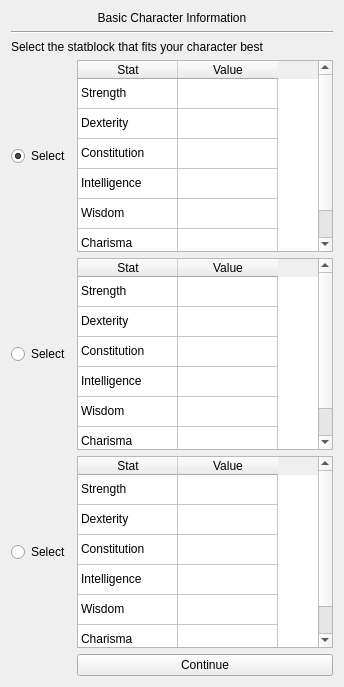
      <widget class="QWidget" name="wave1Results">
       <layout class="QGridLayout" name="gridLayout_4">
        <item row="4" column="0">
         <widget class="QRadioButton" name="selectBtn2">
          <property name="text">
           <string>Select</string>
          </property>
          <attribute name="buttonGroup">
           <string notr="true">statblockGroup</string>
          </attribute>
         </widget>
        </item>
        <item row="5" column="0">
         <widget class="QRadioButton" name="selectBtn3">
          <property name="text">
           <string>Select</string>
          </property>
          <attribute name="buttonGroup">
           <string notr="true">statblockGroup</string>
          </attribute>
         </widget>
        </item>
        <item row="3" column="0">
         <widget class="QRadioButton" name="selectBtn1">
          <property name="text">
           <string>Select</string>
          </property>
          <property name="checked">
           <bool>true</bool>
          </property>
          <attribute name="buttonGroup">
           <string notr="true">statblockGroup</string>
          </attribute>
         </widget>
        </item>
        <item row="3" column="1">
         <widget class="QTableWidget" name="statblock1">
          <property name="editTriggers">
           <set>QAbstractItemView::NoEditTriggers</set>
          </property>
          <property name="rowCount">
           <number>6</number>
          </property>
          <property name="columnCount">
           <number>2</number>
          </property>
          <attribute name="verticalHeaderVisible">
           <bool>false</bool>
          </attribute>
          <row/>
          <row/>
          <row/>
          <row/>
          <row/>
          <row/>
          <column>
           <property name="text">
            <string>Stat</string>
           </property>
          </column>
          <column>
           <property name="text">
            <string>Value</string>
           </property>
          </column>
          <item row="0" column="0">
           <property name="text">
            <string>Strength</string>
           </property>
          </item>
          <item row="1" column="0">
           <property name="text">
            <string>Dexterity</string>
           </property>
          </item>
          <item row="1" column="1">
           <property name="text">
            <string/>
           </property>
          </item>
          <item row="2" column="0">
           <property name="text">
            <string>Constitution</string>
           </property>
          </item>
          <item row="2" column="1">
           <property name="text">
            <string/>
           </property>
          </item>
          <item row="3" column="0">
           <property name="text">
            <string>Intelligence</string>
           </property>
          </item>
          <item row="3" column="1">
           <property name="text">
            <string/>
           </property>
          </item>
          <item row="4" column="0">
           <property name="text">
            <string>Wisdom</string>
           </property>
          </item>
          <item row="4" column="1">
           <property name="text">
            <string/>
           </property>
          </item>
          <item row="5" column="0">
           <property name="text">
            <string>Charisma</string>
           </property>
          </item>
         </widget>
        </item>
        <item row="4" column="1">
         <widget class="QTableWidget" name="statblock2">
          <property name="editTriggers">
           <set>QAbstractItemView::NoEditTriggers</set>
          </property>
          <property name="rowCount">
           <number>6</number>
          </property>
          <property name="columnCount">
           <number>2</number>
          </property>
          <attribute name="verticalHeaderVisible">
           <bool>false</bool>
          </attribute>
          <row/>
          <row/>
          <row/>
          <row/>
          <row/>
          <row/>
          <column>
           <property name="text">
            <string>Stat</string>
           </property>
          </column>
          <column>
           <property name="text">
            <string>Value</string>
           </property>
          </column>
          <item row="0" column="0">
           <property name="text">
            <string>Strength</string>
           </property>
          </item>
          <item row="0" column="1">
           <property name="text">
            <string/>
           </property>
          </item>
          <item row="1" column="0">
           <property name="text">
            <string>Dexterity</string>
           </property>
          </item>
          <item row="1" column="1">
           <property name="text">
            <string/>
           </property>
          </item>
          <item row="2" column="0">
           <property name="text">
            <string>Constitution</string>
           </property>
          </item>
          <item row="2" column="1">
           <property name="text">
            <string/>
           </property>
          </item>
          <item row="3" column="0">
           <property name="text">
            <string>Intelligence</string>
           </property>
          </item>
          <item row="3" column="1">
           <property name="text">
            <string/>
           </property>
          </item>
          <item row="4" column="0">
           <property name="text">
            <string>Wisdom</string>
           </property>
          </item>
          <item row="4" column="1">
           <property name="text">
            <string/>
           </property>
          </item>
          <item row="5" column="0">
           <property name="text">
            <string>Charisma</string>
           </property>
          </item>
         </widget>
        </item>
        <item row="5" column="1">
         <widget class="QTableWidget" name="statblock3">
          <property name="editTriggers">
           <set>QAbstractItemView::NoEditTriggers</set>
          </property>
          <property name="rowCount">
           <number>6</number>
          </property>
          <property name="columnCount">
           <number>2</number>
          </property>
          <attribute name="verticalHeaderVisible">
           <bool>false</bool>
          </attribute>
          <row/>
          <row/>
          <row/>
          <row/>
          <row/>
          <row/>
          <column>
           <property name="text">
            <string>Stat</string>
           </property>
          </column>
          <column>
           <property name="text">
            <string>Value</string>
           </property>
          </column>
          <item row="0" column="0">
           <property name="text">
            <string>Strength</string>
           </property>
          </item>
          <item row="0" column="1">
           <property name="text">
            <string/>
           </property>
          </item>
          <item row="1" column="0">
           <property name="text">
            <string>Dexterity</string>
           </property>
          </item>
          <item row="1" column="1">
           <property name="text">
            <string/>
           </property>
          </item>
          <item row="2" column="0">
           <property name="text">
            <string>Constitution</string>
           </property>
          </item>
          <item row="2" column="1">
           <property name="text">
            <string/>
           </property>
          </item>
          <item row="3" column="0">
           <property name="text">
            <string>Intelligence</string>
           </property>
          </item>
          <item row="3" column="1">
           <property name="text">
            <string/>
           </property>
          </item>
          <item row="4" column="0">
           <property name="text">
            <string>Wisdom</string>
           </property>
          </item>
          <item row="4" column="1">
           <property name="text">
            <string/>
           </property>
          </item>
          <item row="5" column="0">
           <property name="text">
            <string>Charisma</string>
           </property>
          </item>
         </widget>
        </item>
        <item row="6" column="1">
         <widget class="QPushButton" name="wave1EndBtn">
          <property name="text">
           <string>Continue</string>
          </property>
         </widget>
        </item>
        <item row="2" column="0" colspan="2">
         <widget class="QLabel" name="statblockLabel">
          <property name="text">
           <string>Select the statblock that fits your character best</string>
          </property>
         </widget>
        </item>
        <item row="1" column="0" colspan="2">
         <widget class="Line" name="line_3">
          <property name="orientation">
           <enum>Qt::Horizontal</enum>
          </property>
         </widget>
        </item>
        <item row="0" column="0" colspan="2">
         <widget class="QLabel" name="genLabel">
          <property name="text">
           <string>Basic Character Information</string>
          </property>
          <property name="alignment">
           <set>Qt::AlignCenter</set>
          </property>
         </widget>
        </item>
       </layout>
       <zorder>statblockLabel</zorder>
       <zorder>genLabel</zorder>
       <zorder>horizontalSpacer</zorder>
       <zorder>statblock1</zorder>
       <zorder>statblock2</zorder>
       <zorder>statblock3</zorder>
       <zorder>selectBtn1</zorder>
       <zorder>selectBtn2</zorder>
       <zorder>selectBtn3</zorder>
       <zorder>wave1EndBtn</zorder>
       <zorder>line_3</zorder>
      </widget>
